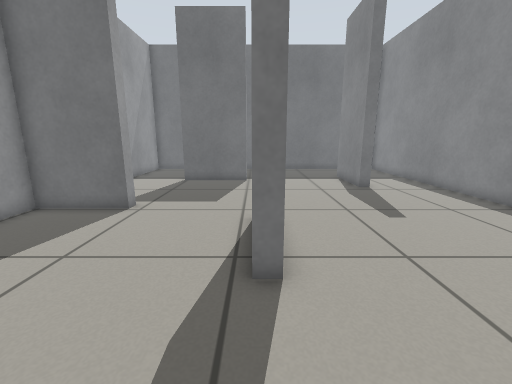
[1] (above)

15 first-person views from a walk through a Gazebo world. The camera is 0.68 m above the floor, tilts 12° down and sees 90° across. The floor is counted in squares, 0.25 m on a side. Each view is taken from the middle of a square. On the plan, view 1 faces up. The plan holds only what a view shows up to about 18 squares ahead; the rest is blank. Robots are left out.

[2]
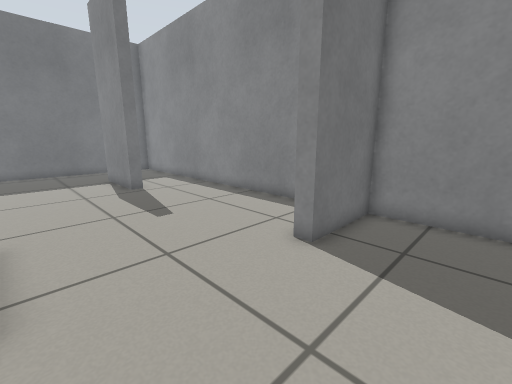

[3]
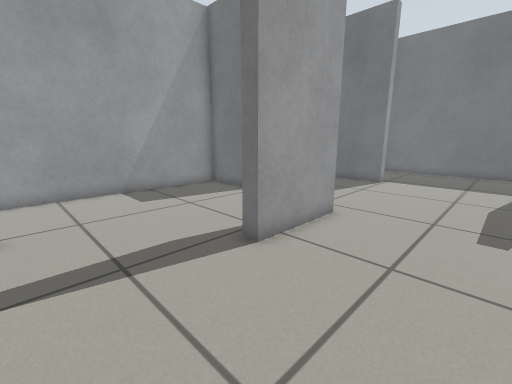

[4]
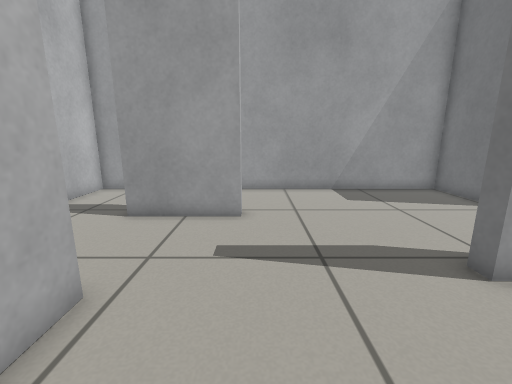

[5]
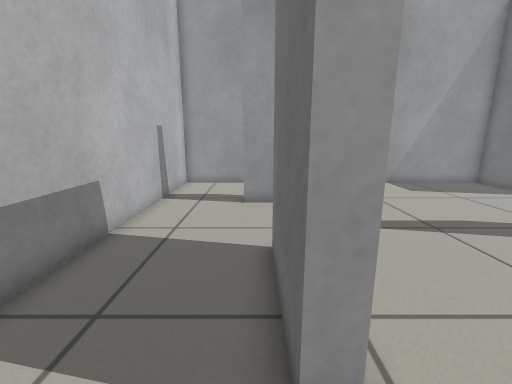

[6]
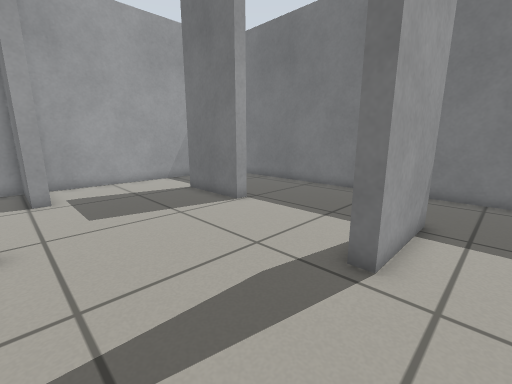

[7]
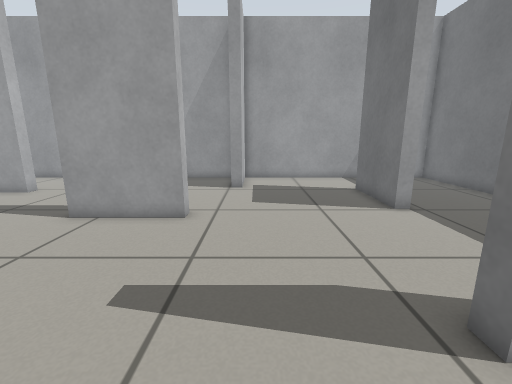

[8]
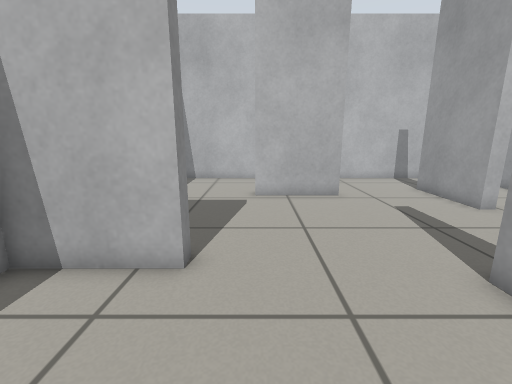

[9]
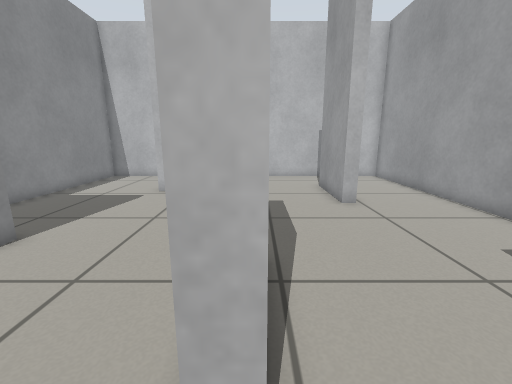

[10]
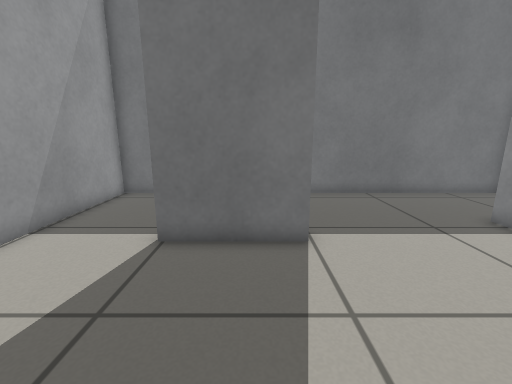

[11]
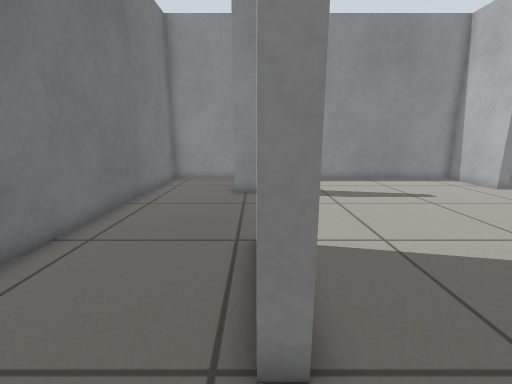

[12]
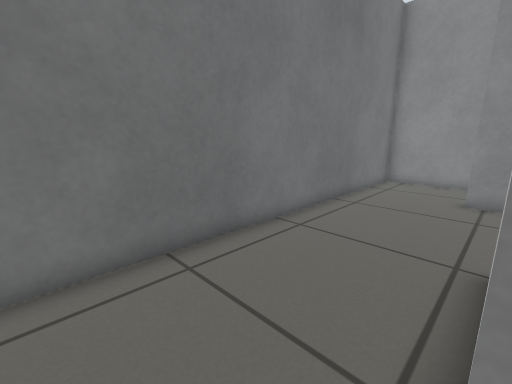

[13]
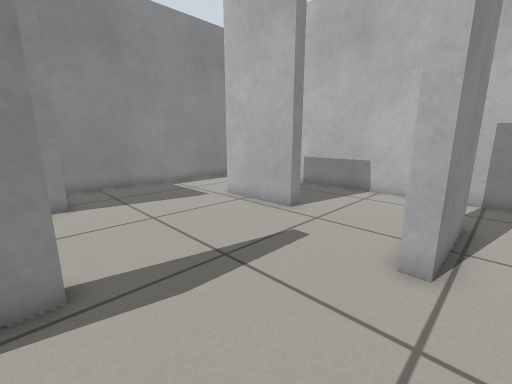

[14]
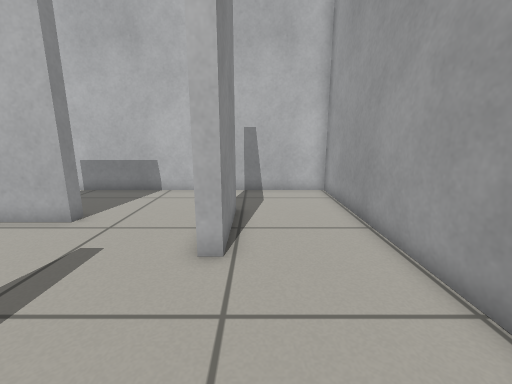

[15]
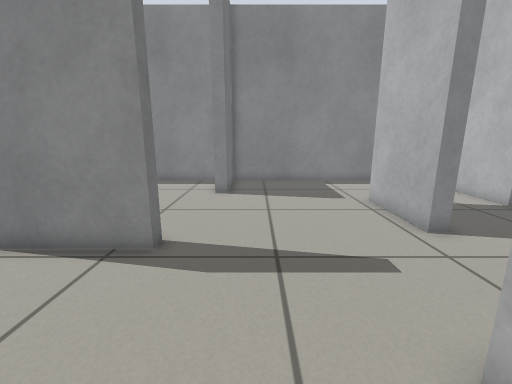

### Floor plan
Points are (right, up) in squares from view 1. A wall is a line through its corners. A room is listed if a view was taken in it or the views show most of it. See-through windows are left out.
Room 1 (views 1, 2, 3, 4, 5, 6, 7, 8, 9, 10, 11, 12, 13, 14, 15)
walls: (0.5, 8.5) (0.5, 4.5) (-0.1, 4.5) (-0.1, 8.5) (0.5, 8.5); (-0.6, 16.4) (-4.6, 16.4) (-4.6, 17) (-0.6, 17) (-0.6, 16.4); (-8.2, 10.3) (-4.9, 10.3) (-4.9, 9.6) (-8.6, 9.6) (-8.6, -8.3) (10.2, -8.3) (10.2, 3.4) (6.5, 3.4) (6.5, 4) (10.2, 4) (10.2, 22.5) (-8.6, 22.5) (-8.6, 10.2); (1, -3) (5, -3) (5, -3.6) (1, -3.6) (1, -3); (6.4, 18.1) (6.4, 14.1) (5.8, 14.1) (5.8, 18.1); (-4.2, -4.6) (-4.2, -0.5) (-3.6, -0.5) (-3.6, -4.6)

Where each view was taken, in squares from view 1:
view 1: 0 up, 0 right, facing up
view 2: 0 up, 1 right, facing up-right
view 3: 0 up, 5 right, facing up-left
view 4: 0 up, 5 right, facing left
view 5: 4 down, 7 right, facing left
view 6: 9 up, 8 right, facing up-left
view 7: 11 up, 9 right, facing left
view 8: 9 up, 5 right, facing down
view 9: 10 up, 0 right, facing down
view 10: 10 up, 2 left, facing up
view 11: 17 up, 7 left, facing right
view 12: 17 up, 7 left, facing up-right
view 13: 5 up, 5 left, facing down-right
view 14: 5 up, 5 left, facing down
view 15: 2 up, 6 left, facing right
